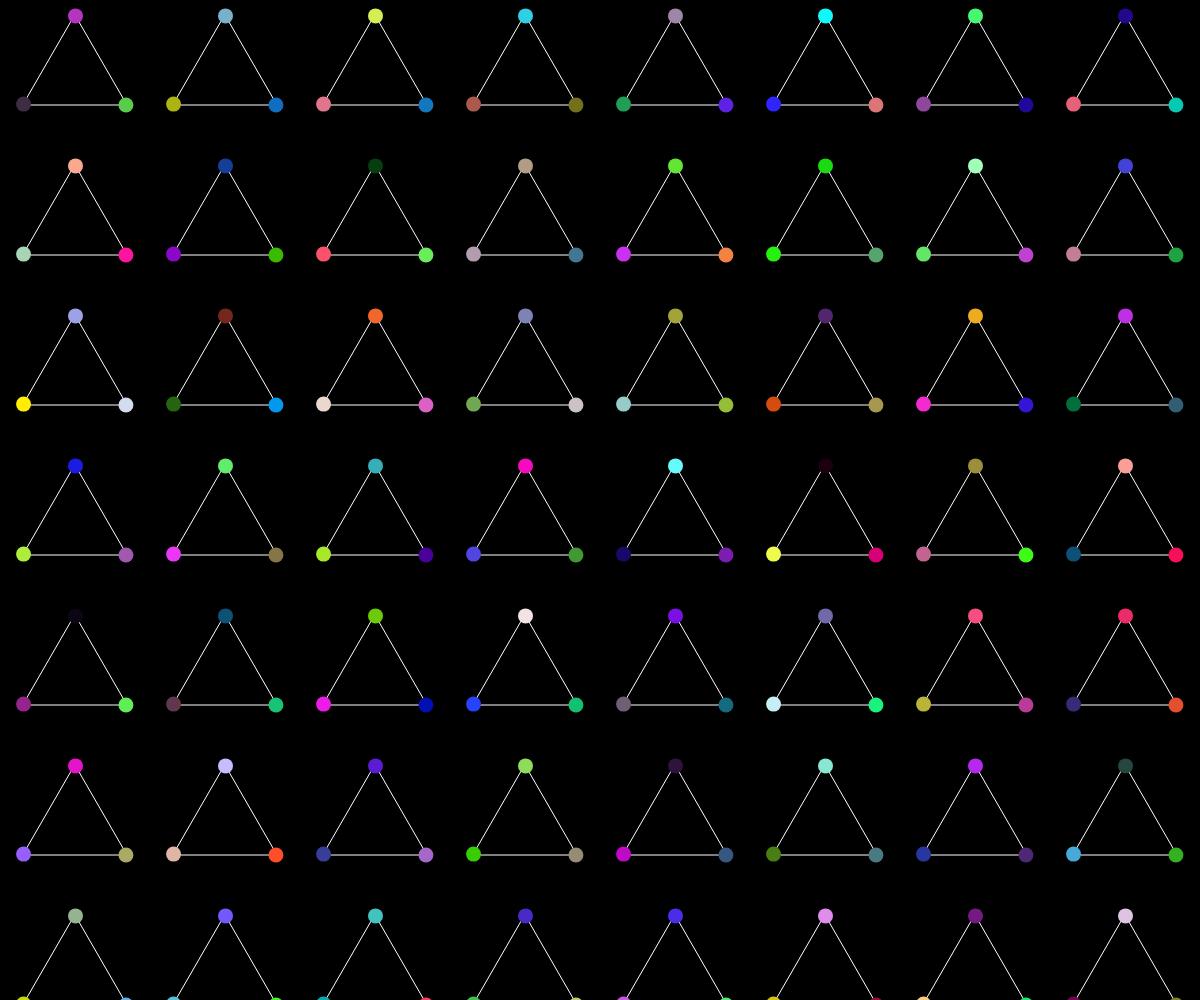
Frame 1 (no input)
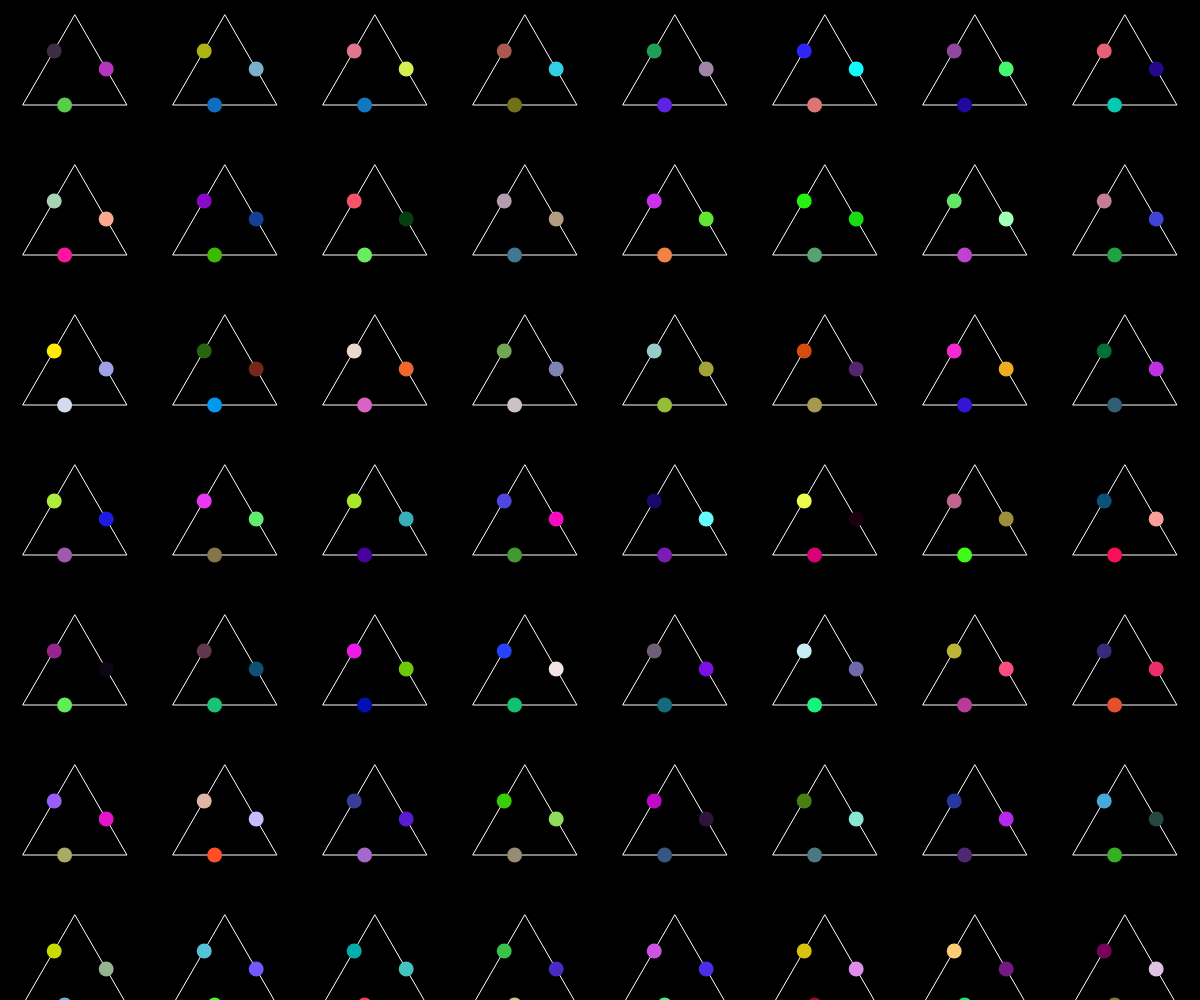
Frame 60 (no input)
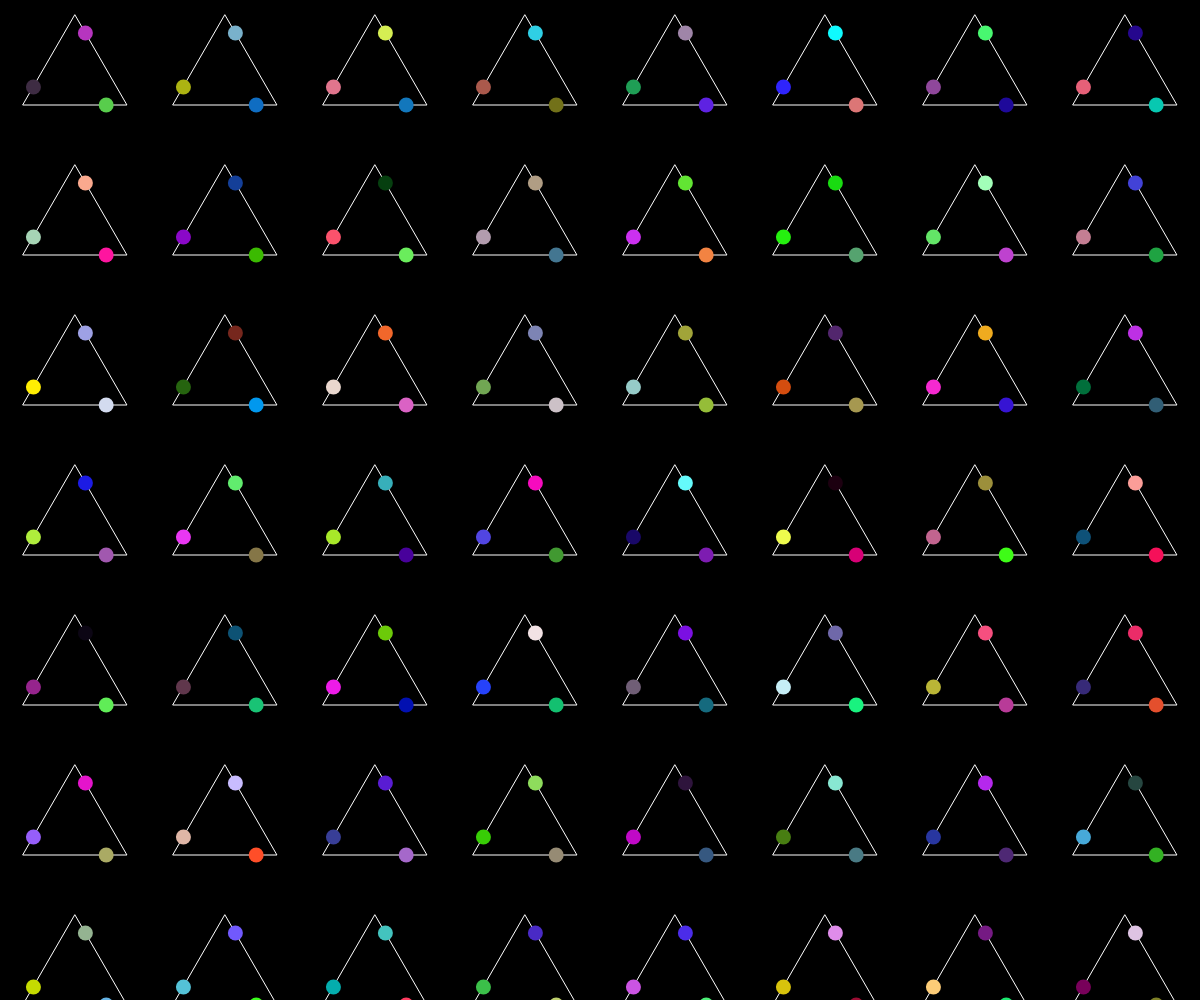
Frame 120 (the mouse pressed at the canvas centre since frame 60)

The p5.js sketch that drew these frames (run headless with seeded random() and noise() and a simulated clock; from frame 60 on, the mouse is pressed at the canvas centre):

// p5.js sketch
// ── sketch.js
let progress = 0;
let triangleColors = [];

function setup() {
  createCanvas(windowWidth, windowHeight);
  angleMode(DEGREES);
  
  let radius = 60;
  let spacing = radius * 2.5;
  
  // 各三角形の色を事前に決定
  for (let row = 0; row < height / spacing + 1; row++) {
    triangleColors[row] = [];
    for (let col = 0; col < width / spacing + 1; col++) {
      triangleColors[row][col] = {
        color1: color(random(255), random(255), random(255)),
        color2: color(random(255), random(255), random(255)),
        color3: color(random(255), random(255), random(255))
      };
    }
  }
}

function draw() {
  background(0);
  
  progress += 0.01;
  if (progress >= 1) progress = 0;
  
  let radius = 60;
  let spacing = radius * 2.5;
  
  for (let row = 0; row < height / spacing + 1; row++) {
    for (let col = 0; col < width / spacing + 1; col++) {
      push();
      translate(col * spacing + spacing/2, row * spacing + spacing/2);
      
      let centerX = 0;
      let centerY = 0;
      
      let x1 = centerX + cos(-90) * radius;
      let y1 = centerY + sin(-90) * radius;
      let x2 = centerX + cos(-90 + 120) * radius;
      let y2 = centerY + sin(-90 + 120) * radius;
      let x3 = centerX + cos(-90 + 240) * radius;
      let y3 = centerY + sin(-90 + 240) * radius;
      
      // 固定の白い正三角形を描画
      noFill();
      stroke(255);
      strokeWeight(1);
      triangle(x1, y1, x2, y2, x3, y3);
      
      let moveLine1X = lerp(x1, x2, progress);
      let moveLine1Y = lerp(y1, y2, progress);
      let moveLine2X = lerp(x2, x3, progress);
      let moveLine2Y = lerp(y2, y3, progress);
      let moveLine3X = lerp(x3, x1, progress);
      let moveLine3Y = lerp(y3, y1, progress);
      
      // 3つの点を描画
      noStroke();
      fill(triangleColors[row][col].color1);
      ellipse(moveLine1X, moveLine1Y, 15, 15);
      fill(triangleColors[row][col].color2);
      ellipse(moveLine2X, moveLine2Y, 15, 15);
      fill(triangleColors[row][col].color3);
      ellipse(moveLine3X, moveLine3Y, 15, 15);
      
      pop();
    }
  }
}
